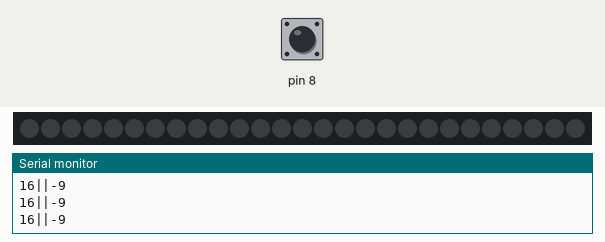
The sketch below on a simulated Arduino Uno, built with avr-gcc and run on an emulated ATmega328P. Shown: 27 RGB LEDs in strip order, left to right, the last lines printed to the serial monitor. The inputs (shaded band) are chosen by the test bench; at power-on: pin 8 HIGH.

Above: at 1.2 s.
1.3 s: pin 8 pulled LOW for 0.15 s
At 1.42 s:
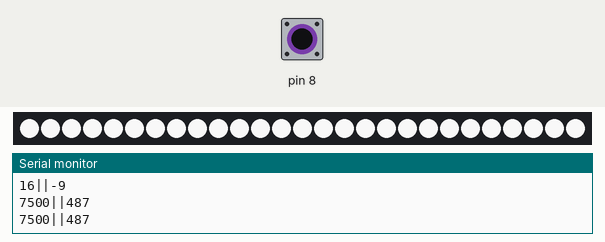
3.0 s: pin 8 pulled LOW for 3.2 s
Timing chart, 0 to 6.0 s (numbered marks = the images above; inputs shaded):
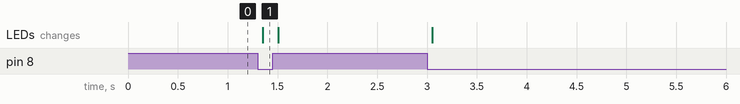

The sketch:

Tira_LEDs.ino
```cpp
#include <CapacitiveSensor.h>

#include <Adafruit_NeoPixel.h>
#ifdef __AVR__
  #include <avr/power.h>
#endif

#define PIN            6 //pin de tira
#define NUMPIXELS      27 // n´mero de LEDs
Adafruit_NeoPixel pixels = Adafruit_NeoPixel(NUMPIXELS, PIN, NEO_GRB + NEO_KHZ800);

int delayval = 500; // delay for half a second

CapacitiveSensor   cs_4_8 = CapacitiveSensor(4,8); // Resitencia de 1M entre pines 4 y 8. Pin 8 es sensorTacto
//1M resistor between pins 4 & 8, pin 8 is sensor pin, add a wire and or foil

void setup()
{
  cs_4_8.set_CS_AutocaL_Millis(0xFFFFFFFF);// turn off autocalibrate on channel 1 - just as an example
  Serial.begin(9600);
  pixels.begin(); // This initializes the NeoPixel library.

}

void loop()
{
  long sensorTacto =  cs_4_8.capacitiveSensor(50);
  long valLED = 0;

  valLED = map(sensorTacto, 160, 4000, 0 , 255);
  //delay(100);

  if (sensorTacto > 160){
    for(int i=0;i<NUMPIXELS;i++){

    // pixels.Color takes RGB values, from 0,0,0 up to 255,255,255
    pixels.setPixelColor(i, pixels.Color(valLED,valLED,valLED)); // Moderately bright green color.

    pixels.show(); // This sends the updated pixel color to the hardware.

    //delay(delayval); // Delay for a period of time (in milliseconds).
  }
}

  else{
    for(int i=0;i<NUMPIXELS;i++){

    // pixels.Color takes RGB values, from 0,0,0 up to 255,255,255
    pixels.setPixelColor(i, pixels.Color(0,0,0)); // Moderately bright green color.

    pixels.show(); // This sends the updated pixel color to the hardware.

    //delay(delayval); // Delay for a period of time (in milliseconds).

  }
}


  Serial.print(sensorTacto);  // imprime sensorTacto
  // print sensor output
  Serial.print("||");

  Serial.println(valLED); // imprime valLED
  // print valLED

}
```

Measured:
- after the input at 1.3 s, the LEDs: change after 0.05 s (image 1)
